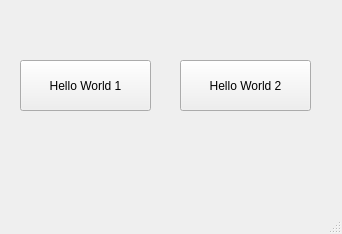
<?xml version="1.0" encoding="UTF-8"?>
<ui version="4.0">
 <class>frmMain</class>
 <widget class="QMainWindow" name="frmMain">
  <property name="geometry">
   <rect>
    <x>0</x>
    <y>0</y>
    <width>342</width>
    <height>234</height>
   </rect>
  </property>
  <property name="windowTitle">
   <string>MainWindow</string>
  </property>
  <widget class="QWidget" name="centralwidget">
   <widget class="QPushButton" name="pushButton">
    <property name="geometry">
     <rect>
      <x>20</x>
      <y>60</y>
      <width>131</width>
      <height>51</height>
     </rect>
    </property>
    <property name="text">
     <string>Hello World 1</string>
    </property>
   </widget>
   <widget class="QPushButton" name="pushButton_2">
    <property name="geometry">
     <rect>
      <x>180</x>
      <y>60</y>
      <width>131</width>
      <height>51</height>
     </rect>
    </property>
    <property name="text">
     <string>Hello World 2</string>
    </property>
   </widget>
  </widget>
  <widget class="QMenuBar" name="menubar">
   <property name="geometry">
    <rect>
     <x>0</x>
     <y>0</y>
     <width>342</width>
     <height>30</height>
    </rect>
   </property>
  </widget>
  <widget class="QStatusBar" name="statusbar"/>
 </widget>
 <resources/>
 <connections/>
</ui>
